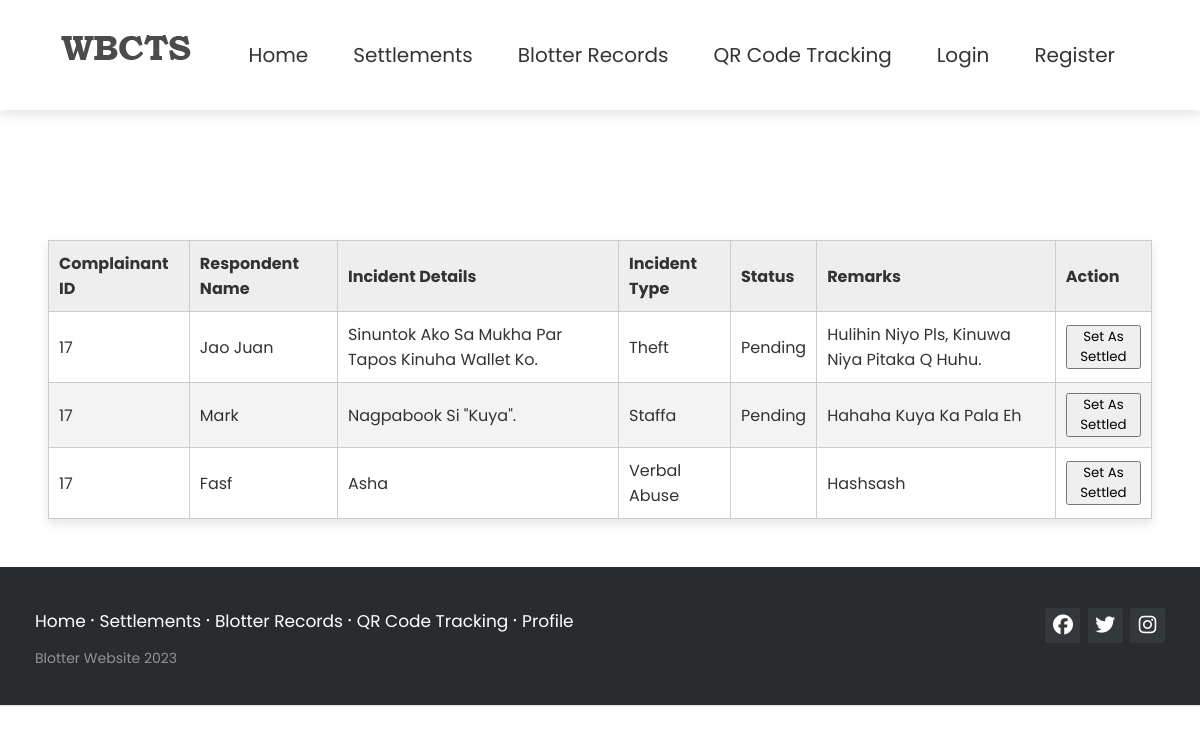
/blotter-records.php, run on the app's committed database.
### tables this page shows
CREATE TABLE `blotter_records` (
  `id` int(11) NOT NULL,
  `complainant_id` int(11) NOT NULL,
  `respondent_name` varchar(255) NOT NULL,
  `respondent_address` varchar(255) NOT NULL,
  `incident_location` varchar(255) NOT NULL,
  `incident_details` longtext NOT NULL,
  `incident_type` varchar(255) NOT NULL,
  `blotter_status` varchar(255) DEFAULT 'pending',
  `investigating_officer` varchar(255) DEFAULT NULL,
  `remarks` varchar(255) NOT NULL
);

### php/models/Blotter.php (called while the page is built, shortened)
<?php
class Blotter
{
    private $table = 'blotter_records';
    private $conn;
    public function __construct($db)
    {
        $this->conn = $db;
    }
    public function read($id)
    {
        $c = $id != null ? "WHERE id = '{$id}'" : "";
        $query = "SELECT * FROM {$this->table} {$c};";
        $stmt = $this->conn->prepare($query);
        $stmt->execute();
        return $stmt;
    }
}

### blotter-records.php (the view, shortened to what this page needs)
<?php
require_once "php/config/Database.php";
require_once "php/models/Blotter.php";
$database = new Database();
$db = $database->connect();
$blotter = new Blotter($db);
$data = array();
$result = $blotter->read(null);
while ($row = $result->fetch(PDO::FETCH_ASSOC)) {
	array_push($data, $row);
}
$rows = "";
foreach ($data as $row) {
	$rows .= <<<ROW
		<tr>
			<td>{$row["complainant_id"]}</td>
			<td>{$row["respondent_name"]}</td>
			<td>{$row["incident_details"]}</td>
			<td>{$row["incident_type"]}</td>
			<td>{$row["blotter_status"]}</td>
			<td>{$row["remarks"]}</td>
			<td>
				<button>
					Set as Settled
				</button>
			</td>
		</tr>
	ROW;
}
$content = <<<CONTENT
	<table class="table table-striped" style="width:100%">
			<thead>
				<th>Complainant ID</th>
				<th>Respondent Name</th>
				<th>Incident Details</th>
				<th>Incident Type</th>
				<th>Status</th>
				<th>Remarks</th>
				<th>Action</th>
			</thead>
			<tbody>
				{$rows}
			</tbody>
		</table>
CONTENT;
?>
<?php include 'templates/default.php'; ?>

### assets/css/footerstyle.css (style rules this page uses)
* { font-family: Roboto; }

### assets/css/headerstyle.css (style rules this page uses)
* { margin: 0; padding: 0; box-sizing: border-box; font-family: Arial, sans-serif; text-transform: capitalize; text-decoration: none; }

### assets/css/style.css (style rules this page uses)
body { height: 100vh; }
table { border-collapse: collapse; width: 100%; font-family: Arial, sans-serif; color: #333333; background-color: #ffffff; text-align: left; margin: 0 auto; box-shadow: 0 5px 10px rgba(0, 0, 0, 0.1); }
thead th { background-color: #eeeeee; border: 1px solid #cccccc; padding: 10px; }
tbody td { border: 1px solid #cccccc; padding: 10px; }
tbody tr:nth-of-type(even) { background-color: #f3f3f3; }

### templates/default.php (style rules this page uses)
* { margin: 0; padding: 0; outline: none; box-sizing: border-box; font-family: 'Poppins', sans-serif; }
body { font-family: Arial, Helvetica, sans-serif; }

### data on the page
blotter_records: complainant "17", respondent_name "Jao Juan", incident_details "Sinuntok Ako Sa Mukha Par Tapos Kinuha Wallet Ko.", incident_type "Theft", blotter_status "Pending", remarks "Hulihin Niyo Pls, Kinuwa Niya Pitaka Q Huhu."
blotter_records: complainant "17", respondent_name "Mark", incident_details "Nagpabook Si \"kuya\".", incident_type "Staffa", blotter_status "Pending", remarks "Hahaha Kuya Ka Pala Eh"
blotter_records: complainant "17", respondent_name "Fasf", incident_details "Asha", incident_type "Verbal Abuse", remarks "Hashsash"
